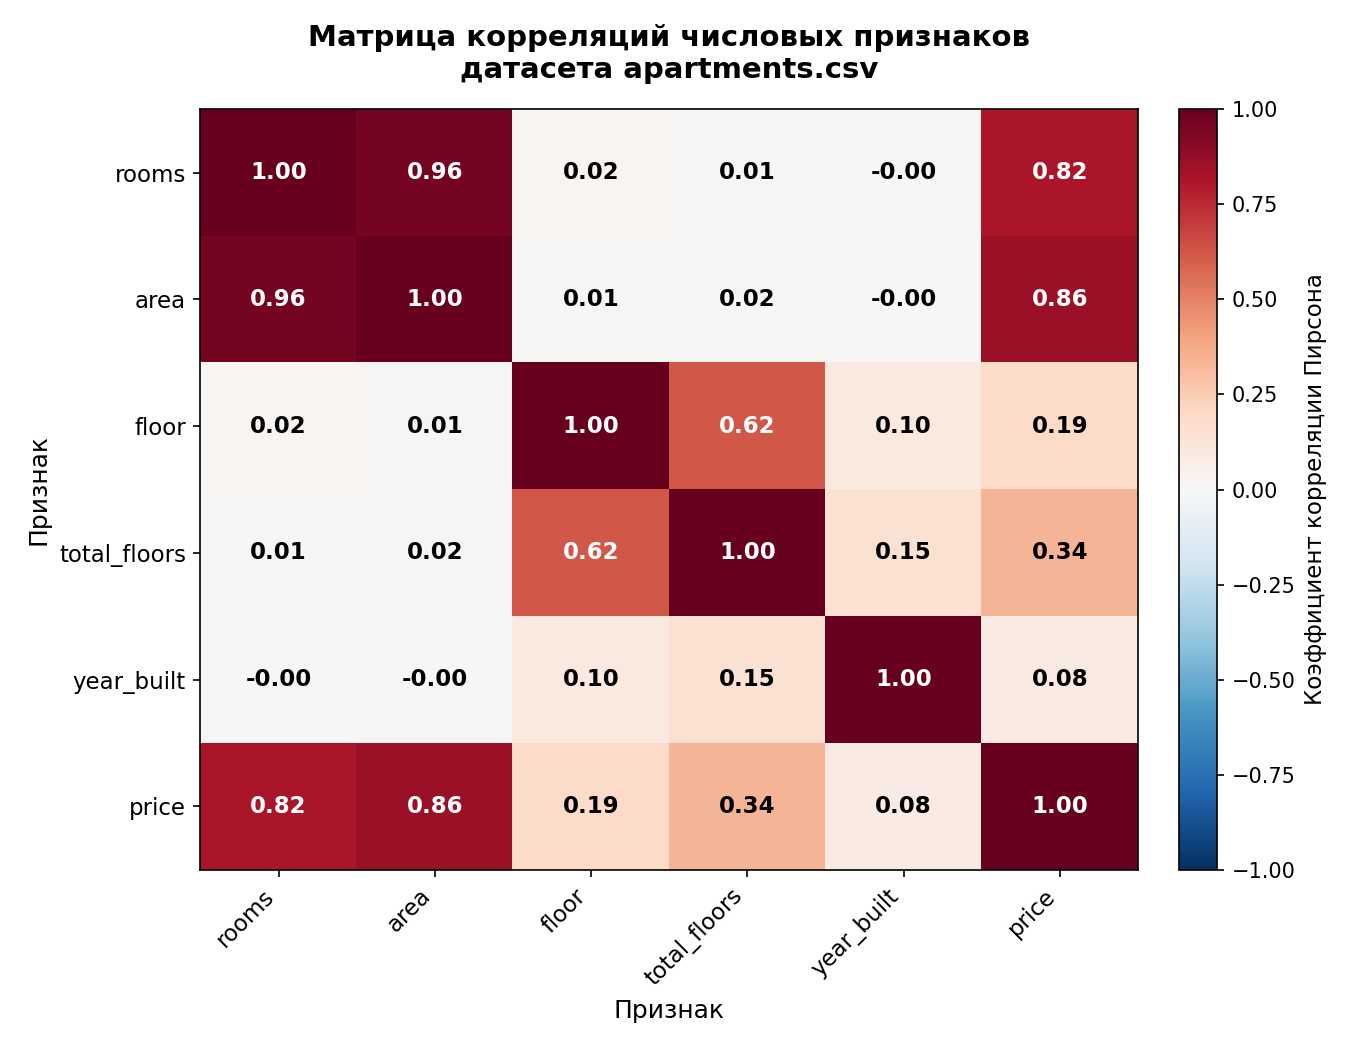

Reproduce this figure in Python.
# -*- coding: utf-8 -*-
"""
Анализ датасета apartments.csv:
1) среднее, минимальное и максимальное значение площади и цены;
2) тепловая карта корреляций между числовыми признаками.

Запуск:
    pip install pandas matplotlib numpy
    python apartments_heatmap.py
"""

import pandas as pd
import numpy as np
import matplotlib.pyplot as plt


# ---------- Шаг 1. Загрузка датасета ----------
df = pd.read_csv("apartments.csv")

print("Размер таблицы:", df.shape)
print("Колонки:", df.columns.tolist())
print("\nПервые 5 строк:")
print(df.head())


# ---------- Шаг 2. Очистка данных ----------
# Удаляем строки с пропусками в ключевых колонках
df = df.dropna(subset=["area", "price"])
df = df[df["price"] > 0]


# ---------- Шаг 3. Статистики по area и price ----------
stats = df[["area", "price"]].agg(["mean", "min", "max"]).round(2)

print("\n=== Статистики по площади и цене ===")
print(stats.to_string())

print(f"\nПлощадь (м²):")
print(f"  средняя:     {df['area'].mean():.2f}")
print(f"  минимальная: {df['area'].min():.2f}")
print(f"  максимальная: {df['area'].max():.2f}")

print(f"\nЦена (руб.):")
print(f"  средняя:     {df['price'].mean():,.0f}".replace(",", " "))
print(f"  минимальная: {df['price'].min():,.0f}".replace(",", " "))
print(f"  максимальная: {df['price'].max():,.0f}".replace(",", " "))


# ---------- Шаг 4. Корреляционная матрица ----------
numeric_cols = ["rooms", "area", "floor", "total_floors", "year_built", "price"]
corr_matrix = df[numeric_cols].corr()

print("\n=== Корреляционная матрица ===")
print(corr_matrix.round(3).to_string())


# ---------- Шаг 5. Тепловая карта корреляций ----------
fig, ax = plt.subplots(figsize=(9, 7))

# Цветовая карта от красного (отрицат.) до синего (положит.)
im = ax.imshow(corr_matrix.values, cmap="RdBu_r", vmin=-1, vmax=1, aspect="auto")

# Подписи осей
ax.set_xticks(range(len(numeric_cols)))
ax.set_yticks(range(len(numeric_cols)))
ax.set_xticklabels(numeric_cols, rotation=45, ha="right", fontsize=11)
ax.set_yticklabels(numeric_cols, fontsize=11)

# Числовые значения в каждой клетке
for i in range(len(numeric_cols)):
    for j in range(len(numeric_cols)):
        value = corr_matrix.values[i, j]
        # Текст белый на тёмном фоне, чёрный на светлом
        color = "white" if abs(value) > 0.5 else "black"
        ax.text(j, i, f"{value:.2f}", ha="center", va="center",
                color=color, fontsize=11, fontweight="bold")

# Заголовок и подписи
ax.set_title("Матрица корреляций числовых признаков\n"
             "датасета apartments.csv",
             fontsize=14, fontweight="bold", pad=15)
ax.set_xlabel("Признак", fontsize=12)
ax.set_ylabel("Признак", fontsize=12)

# Цветовая шкала
cbar = fig.colorbar(im, ax=ax, fraction=0.046, pad=0.04)
cbar.set_label("Коэффициент корреляции Пирсона", fontsize=11)

plt.tight_layout()
plt.savefig("apartments_heatmap.png", dpi=150)
plt.show()
print("\nГрафик сохранён в apartments_heatmap.png")
